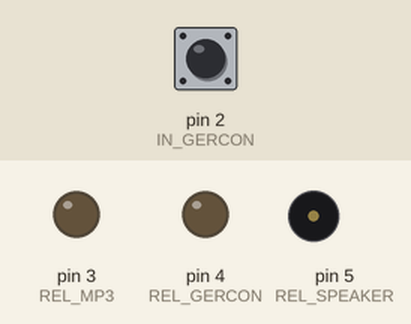
The program below on a simulated Arduino Nano, built with avr-gcc and run on an emulated ATmega328P. Parts: output pins drawn as LEDs (lit = HIGH), buzzer (waves = sounding, pin HIGH). The test bench sets the inputs (shaded band); at power-on: pin 2 (IN_GERCON) HIGH.

Above: at 1.2 s.
1.3 s: pin 2 (IN_GERCON) pulled LOW for 0.15 s
At 2.9 s:
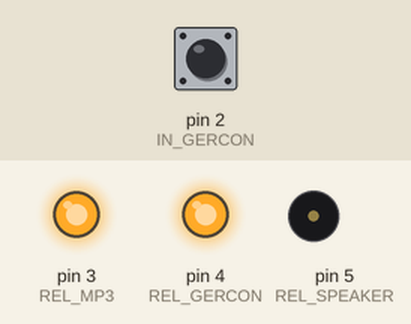
At 12.9 s:
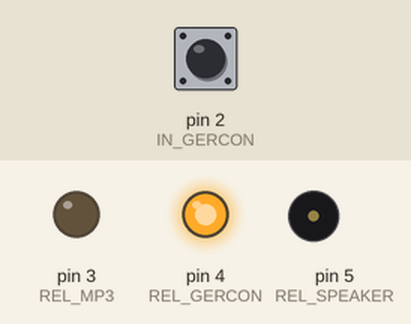
Timing chart, 0 to 13.8 s (numbered marks = the images above; inputs shaded):
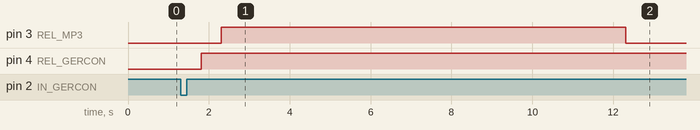

The program:

main.cpp
```cpp
#include <avr/wdt.h>
#include "main.hpp"


bool flagCall = false;
int counter = 0;


/**
 * @brief
 *
 */
void setup()
{
    wdt_disable();
    wdt_enable(WDTO_8S);

    pinMode(IN_GERCON, INPUT);      digitalWrite(IN_GERCON, HIGH);

    pinMode(REL_GERCON, OUTPUT);    digitalWrite(REL_GERCON, LOW);
    pinMode(REL_SPEAKER, OUTPUT);   digitalWrite(REL_SPEAKER, LOW);
    pinMode(REL_MP3, OUTPUT);       digitalWrite(REL_MP3, LOW);
}

/**
 * @brief
 *
 */
void loop()
{
    wdt_reset();

    if(counter < 500 && flagCall == false)
    {
        if(digitalRead(IN_GERCON) == LOW) { counter++; }
        if(digitalRead(IN_GERCON) == HIGH) { if(counter > 0) counter--; }
        if(counter == 500) { flagCall = true; }
    }

    if(flagCall == true)
    {
        delay(500);
        wdt_reset();
        digitalWrite(REL_GERCON, HIGH);
        wdt_reset();
        delay(500);
        digitalWrite(REL_MP3, HIGH);
        int c = 20;
        while(c > 0)
        {
            delay(500);
            c--;
            wdt_reset();
        }
        digitalWrite(REL_MP3, LOW);

        c = 10;
        while(c > 0)
        {
            delay(500);
            c--;
            wdt_reset();
        }

        digitalWrite(REL_GERCON, LOW);
        delay(500);

        flagCall = false;
        counter = 0;
    }
}
```

main.hpp
```cpp
#ifndef MAIN_H_
#define MAIN_H_


#include "Arduino.h"
#include "app_config.hpp"

/**
 * @brief
 *
 */
void setup();

/**
 * @brief
 *
 */
void loop();


#endif
```

app_config.hpp
```cpp
#ifndef APP_CONFIG_H_
#define APP_CONFIG_H_


#include "Arduino.h"


#define REL_GERCON    4
#define REL_SPEAKER   5
#define REL_MP3       3

#define IN_GERCON     2


#endif
```

Measured:
- after the input at 1.3 s, pin 3 (REL_MP3): LOW → HIGH after 1.0 s, → LOW 10.0 s later; pin 4 (REL_GERCON): LOW → HIGH after 0.51 s
